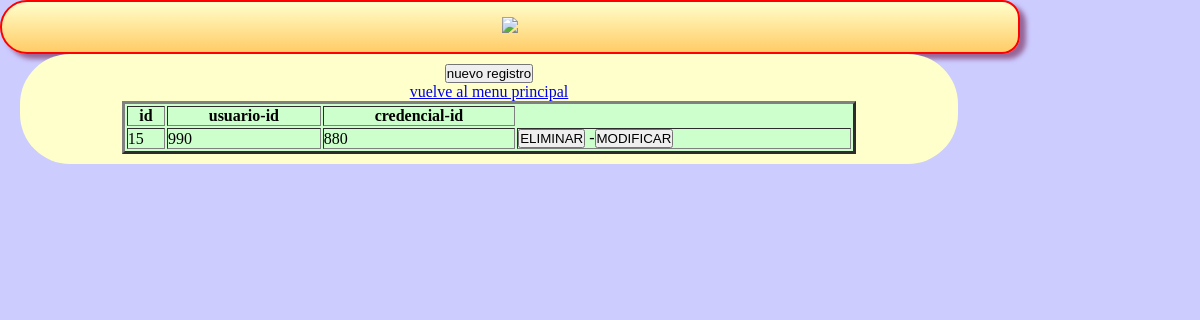
Screenshot of /usuario_credencial/index.php with the database file from the repository.
### tables this page shows
CREATE TABLE IF NOT EXISTS `usuario_credencial` (
  `id` int(11) NOT NULL AUTO_INCREMENT,
  `usuario_id` int(11) DEFAULT NULL,
  `credencial_id` int(11) DEFAULT NULL,
  PRIMARY KEY (`id`),
  UNIQUE KEY `usuario_id` (`usuario_id`) USING BTREE,
  KEY `credencial_id` (`credencial_id`)
);

### usuario_credencial/view/viewClass.php (called while the page is built, shortened)
<?php
class viewClass {
  static public function renderHTML($view, $args = NULL) {
    include_once 'templates/' . $view;
  }
}

### librerias/dataBaseClass.php (called while the page is built, shortened)
<?php
class dataBaseClass {
  static private $host = 'localhost';
  static private $port = 3306,
          $dbname = 'bddesercion',
          $user = 'root',
          $password = '',
          $driver = 'mysql',
          $instance = NULL;
  static public function getInstance() {
    return self::$instance;
  }
  static private function connect() {
    try {
      $dsn = self::$driver
              . ':host='. self::$host
              . ';port=' . self::$port
              . ';dbname=' . self::$dbname;
      self::$instance = new PDO($dsn, self::$user, self::$password);
      return true;
    } catch (PDOException $e) {
      echo $e->getMessage();
    }
  }
}

### usuario_credencial/model/modelClass.php (called while the page is built, shortened)
<?php
class modelClass {
  static public function getAll() {
    try {
      $sql = 'SELECT usuario_credencial.id,usuario_id,credencial_id FROM usuario_credencial,usuario,credencial where usuario_credencial.usuario_id=usuario.id and usuario_credencial.credencial_id=credencial.id ' ;
      return dataBaseClass::getInstance()->query($sql)->fetchAll(PDO::FETCH_ASSOC);
    } catch (PDOException $e) {
      return $e;
    }
  }
}

### usuario_credencial/view/templates/index.php (the view, shortened to what this page needs)
<!DOCTYPE html>
  <html lang="es" >
      <head>
      <link rel="stylesheet" href="css/miestilo.css">
       </head>
    <body>
       <div id="baseglobal">
       <header id="Encabezados">
       <th><img src="objetos/usuario cred.gif"> </th>
      </header>
	     <section id="contenido"><center>
         <article>
<div id="lnkNuevo">
      <td colspan=4 align=center><a href="index.php?action=create"><button type="submit">nuevo registro</button></a></td>
    </div>
    <table id="tblContenido" border=3 width='80%' bgcolor="#ccffcc">
      <thead>
        <tr>
          <th>id</th>
          <th>usuario-id</th>
		  <th>credencial-id</th>
        </tr>
      </thead>
      <tbody>
        <?php foreach ($datos as $row): ?>
          <tr>
            <td><?php echo $row['id'] ?></td>
            <td><?php echo $row['usuario_id'] ?></td>
			<td><?php echo $row['credencial_id'] ?></td>
			<td><a href="index.php?action=delete&amp;id=<?php echo $row['id'] ?>"><button type="submit">ELIMINAR</button></a>
            -<a href="index.php?action=update&amp;id=<?php echo $row['id'] ?>"><button type="submit">MODIFICAR</button></a> </td>
			</tr>
        <?php endforeach ?>
		<a href="http://localhost/taller2Pradera-leydy/">vuelve al menu principal
      </tbody>
    </table>
  </body>
</html>

### usuario_credencial/css/miestilo.css (style rules this page uses)
* { margin:0px; padding:0px; }
header,nav,section,aside,focter,nav { display:block; }
body { text-align: center; background:#ccccff; }
#baseglobal { width:85%; background:#ccccff; }
#Encabezados { background: -webkit-linear-gradient(top,#ffffcc,#ffcc66); background:-moz-linear-gradient(top,#ffffcc,#ffcc66); border: 2px solid red; padding: 15px; color:#66cc33; -moz-border-radius:30px 20px 20px 30px; -webkit-border-radius:30px 20px 20px 30px; border-radius: 30px 20px 20px 30px; -moz-box-shadow:rgb(150,100,150) 6px 5px 5px; -webkit-box-shadow:rgb(150,100,150) 6px 5px 5px; box-shadow:rgb(150,100,150) 6px 5px 5px; }
#contenido { background:#ffffcc; list-style:none; width:90%; padding:10px; float:left; margin-left:20px; -moz-border-radius:50px; -webkit-border-radius:50px; border-radius: 50px; margin-bottom:50px; }

### rows the page displays
usuario_credencial: id "15", usuario "990", credencial "880"
